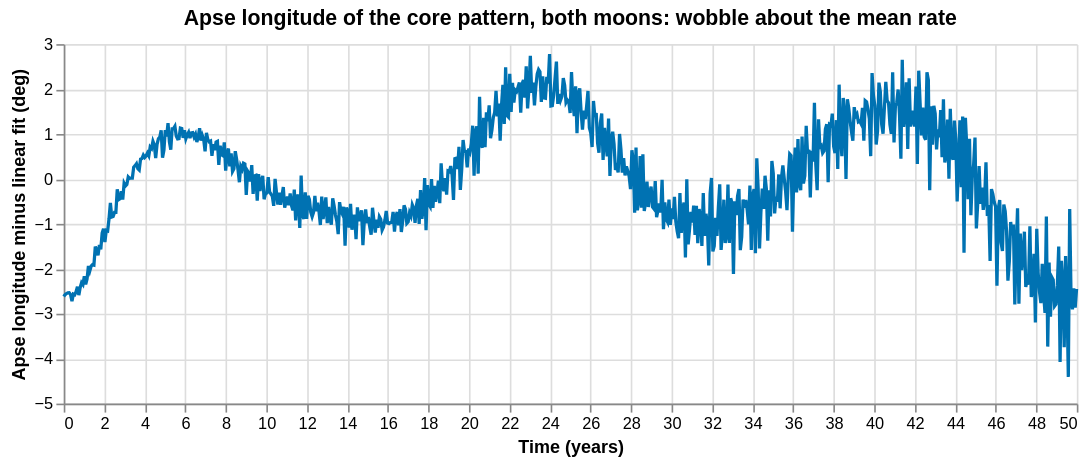

This figure's Vega-Lite source:
### Vega-Lite specification from a JSON file in a GitHub repository (floating-point values rounded to 4 significant figures; data arrays with more than 128 entries replaced by an {"elided": "..."} marker saying what was removed)
{"$schema": "https://vega.github.io/schema/vega-lite/v5.20.1.json", "config": {"view": {"continuousHeight": 300, "continuousWidth": 300, "strokeWidth": 0}}, "data": {"name": "data-11ee18b06b265b7c9e6b54a7a9732538"}, "datasets": {"data-11ee18b06b265b7c9e6b54a7a9732538": {"elided": "739 records"}}, "encoding": {"x": {"field": "t_years", "title": "Time (years)", "type": "quantitative"}, "y": {"field": "residual_deg", "title": "Apse longitude minus linear fit (deg)", "type": "quantitative"}}, "height": 220, "mark": {"color": "#0072B2", "type": "line"}, "title": "Apse longitude of the core pattern, both moons: wobble about the mean rate", "width": 620}
